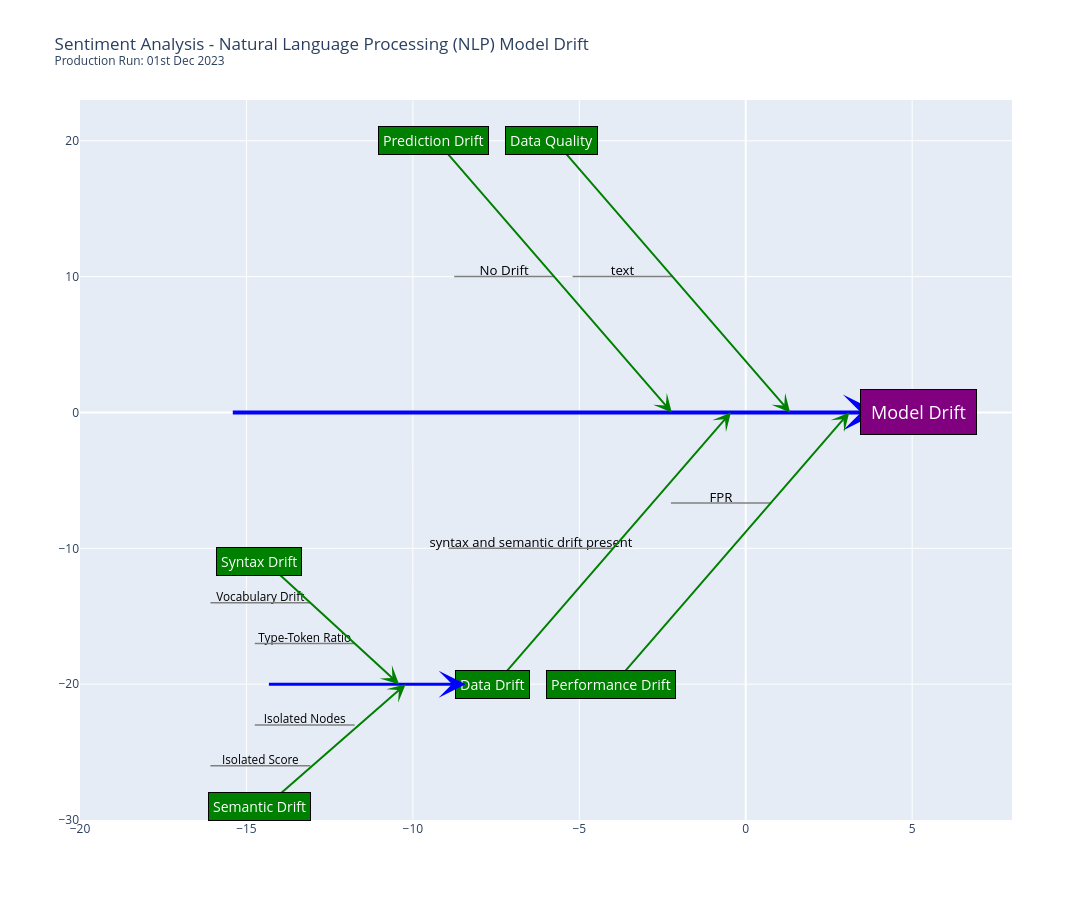

The cell this chart's notebook holds for it:
### Code cell
'Sentiment Analysis', "01st Dec 2023"
get_fishbone(model_type="Natural Language Processing (NLP)",
                      results=tex_summ_results,
                      model_name="Sentiment Analysis",
                      production_run_date="01st Dec 2023",
                      benchmark_metrics=benchmark_sent)

### Figure 1 — Plotly figure (JSON) as saved in the notebook; plotly's stock layout.template omitted (floating-point values rounded to 4 significant figures)
{"data": [{"hoverinfo": "text", "mode": "text", "showlegend": false, "text": ["No Drift"], "textfont": {"color": "black", "size": 13.25}, "type": "scatter", "x": [-7.258], "y": [10.35]}, {"hoverinfo": "text", "hovertext": ["Vocabulary Drift: 49.59%"], "mode": "text", "showlegend": false, "text": ["Vocabulary Drift"], "textfont": {"color": "black", "size": 11.75}, "type": "scatter", "x": [-14.58], "y": [-13.65]}, {"hoverinfo": "text", "hovertext": ["TTR: 9.0%"], "mode": "text", "showlegend": false, "text": ["Type-Token Ratio"], "textfont": {"color": "black", "size": 11.75}, "type": "scatter", "x": [-13.25], "y": [-16.65]}, {"hoverinfo": "text", "hovertext": ["Isolated Score: 0.0"], "mode": "text", "showlegend": false, "text": ["Isolated Score"], "textfont": {"color": "black", "size": 11.75}, "type": "scatter", "x": [-14.58], "y": [-25.65]}, {"hoverinfo": "text", "hovertext": ["Isolated Nodes: 0"], "mode": "text", "showlegend": false, "text": ["Isolated Nodes"], "textfont": {"color": "black", "size": 11.75}, "type": "scatter", "x": [-13.25], "y": [-22.65]}, {"hoverinfo": "text", "mode": "text", "showlegend": false, "text": ["syntax and semantic drift present"], "textfont": {"color": "black", "size": 13}, "type": "scatter", "x": [-6.455], "y": [-9.65]}, {"hoverinfo": "text", "hovertext": ["Spelling Error: 28.0%<br>Misspelled Words: 5865<br>Outliers: 0.0<br>Missing Values: 0.0"], "mode": "text", "showlegend": false, "text": ["text"], "textfont": {"color": "black", "size": 13.25}, "type": "scatter", "x": [-3.702], "y": [10.35]}, {"hoverinfo": "text", "hovertext": ["False Positive Rate increased by -10.11%"], "mode": "text", "showlegend": false, "text": ["FPR"], "textfont": {"color": "black", "size": 13.25}, "type": "scatter", "x": [-0.7459], "y": [-6.317]}], "layout": {"annotations": [{"arrowcolor": "blue", "arrowhead": 3, "arrowsize": 1.5, "arrowwidth": 4, "ax": -15.5, "axref": "x", "ay": 0, "ayref": "y", "showarrow": true, "x": 4, "xref": "x", "y": 0, "yref": "y"}, {"align": "center", "bgcolor": "purple", "bordercolor": "black", "borderpad": 10, "borderwidth": 1, "font": {"color": "white", "size": 18}, "showarrow": false, "text": "Model Drift", "x": 5.2, "xref": "x", "y": 0, "yref": "y"}, {"arrowcolor": "green", "arrowhead": 3, "arrowsize": 1.5, "arrowwidth": 2, "ax": -9.293, "axref": "x", "ay": 20, "ayref": "y", "showarrow": true, "x": -2.222, "xref": "x", "y": 0, "yref": "y"}, {"align": "center", "bgcolor": "green", "bordercolor": "black", "borderpad": 4, "borderwidth": 1, "font": {"color": "white", "size": 14.25}, "showarrow": false, "text": "Prediction Drift", "x": -9.393, "xref": "x", "y": 20, "yref": "y"}, {"arrowcolor": "green", "arrowhead": 3, "arrowsize": 1.5, "arrowwidth": 2, "ax": -7.515, "axref": "x", "ay": -20, "ayref": "y", "showarrow": true, "x": -0.4444, "xref": "x", "y": 0, "yref": "y"}, {"align": "center", "bgcolor": "green", "bordercolor": "black", "borderpad": 4, "borderwidth": 1, "font": {"color": "white", "size": 14.25}, "showarrow": false, "text": "Data Drift", "x": -7.615, "xref": "x", "y": -20, "yref": "y"}, {"arrowcolor": "blue", "arrowhead": 3, "arrowsize": 1.5, "arrowwidth": 3, "ax": -14.42, "axref": "x", "ay": -20, "ayref": "y", "showarrow": true, "x": -8.415, "xref": "x", "y": -20, "yref": "y"}, {"arrowcolor": "green", "arrowhead": 3, "arrowsize": 1.5, "arrowwidth": 2, "ax": -14.42, "axref": "x", "ay": -11, "ayref": "y", "showarrow": true, "x": -10.42, "xref": "x", "y": -20, "yref": "y"}, {"align": "center", "bgcolor": "green", "bordercolor": "black", "borderpad": 4, "borderwidth": 1, "font": {"color": "white", "size": 14}, "showarrow": false, "text": "Syntax Drift", "x": -14.62, "xref": "x", "y": -11, "yref": "y"}, {"arrowcolor": "green", "arrowhead": 3, "arrowsize": 1.5, "arrowwidth": 2, "ax": -14.42, "axref": "x", "ay": -29, "ayref": "y", "showarrow": true, "x": -10.22, "xref": "x", "y": -20, "yref": "y"}, {"align": "center", "bgcolor": "green", "bordercolor": "black", "borderpad": 4, "borderwidth": 1, "font": {"color": "white", "size": 14}, "showarrow": false, "text": "Semantic Drift", "x": -14.62, "xref": "x", "y": -29, "yref": "y"}, {"arrowcolor": "green", "arrowhead": 3, "arrowsize": 1.5, "arrowwidth": 2, "ax": -5.738, "axref": "x", "ay": 20, "ayref": "y", "showarrow": true, "x": 1.333, "xref": "x", "y": 0, "yref": "y"}, {"align": "center", "bgcolor": "green", "bordercolor": "black", "borderpad": 4, "borderwidth": 1, "font": {"color": "white", "size": 14.25}, "showarrow": false, "text": "Data Quality", "x": -5.838, "xref": "x", "y": 20, "yref": "y"}, {"arrowcolor": "green", "arrowhead": 3, "arrowsize": 1.5, "arrowwidth": 2, "ax": -3.96, "axref": "x", "ay": -20, "ayref": "y", "showarrow": true, "x": 3.111, "xref": "x", "y": 0, "yref": "y"}, {"align": "center", "bgcolor": "green", "bordercolor": "black", "borderpad": 4, "borderwidth": 1, "font": {"color": "white", "size": 14.25}, "showarrow": false, "text": "Performance Drift", "x": -4.06, "xref": "x", "y": -20, "yref": "y"}], "height": 900, "shapes": [{"line": {"color": "grey", "dash": "solid", "width": 1.5}, "type": "line", "x0": -5.758, "x1": -8.758, "y0": 10, "y1": 10}, {"line": {"color": "grey", "width": 1.5}, "type": "line", "x0": -13.08, "x1": -16.08, "y0": -14, "y1": -14}, {"line": {"color": "grey", "width": 1.5}, "type": "line", "x0": -11.75, "x1": -14.75, "y0": -17, "y1": -17}, {"line": {"color": "grey", "width": 1.5}, "type": "line", "x0": -13.08, "x1": -16.08, "y0": -26, "y1": -26}, {"line": {"color": "grey", "width": 1.5}, "type": "line", "x0": -11.75, "x1": -14.75, "y0": -23, "y1": -23}, {"line": {"color": "grey", "width": 1.5}, "type": "line", "x0": -3.98, "x1": -8.93, "y0": -10, "y1": -10}, {"line": {"color": "grey", "width": 1.5}, "type": "line", "x0": -2.202, "x1": -5.202, "y0": 10, "y1": 10}, {"line": {"color": "grey", "width": 1.5}, "type": "line", "x0": 0.7541, "x1": -2.246, "y0": -6.667, "y1": -6.667}], "title": {"text": "Sentiment Analysis - Natural Language Processing (NLP) Model Drift<br><sup>Production Run: 01st Dec 2023</sup>"}, "width": 1500, "xaxis": {"range": [-20, 8], "showgrid": true, "type": "linear", "visible": true}, "yaxis": {"range": [-30, 23], "showgrid": true, "type": "linear", "visible": true}}}
